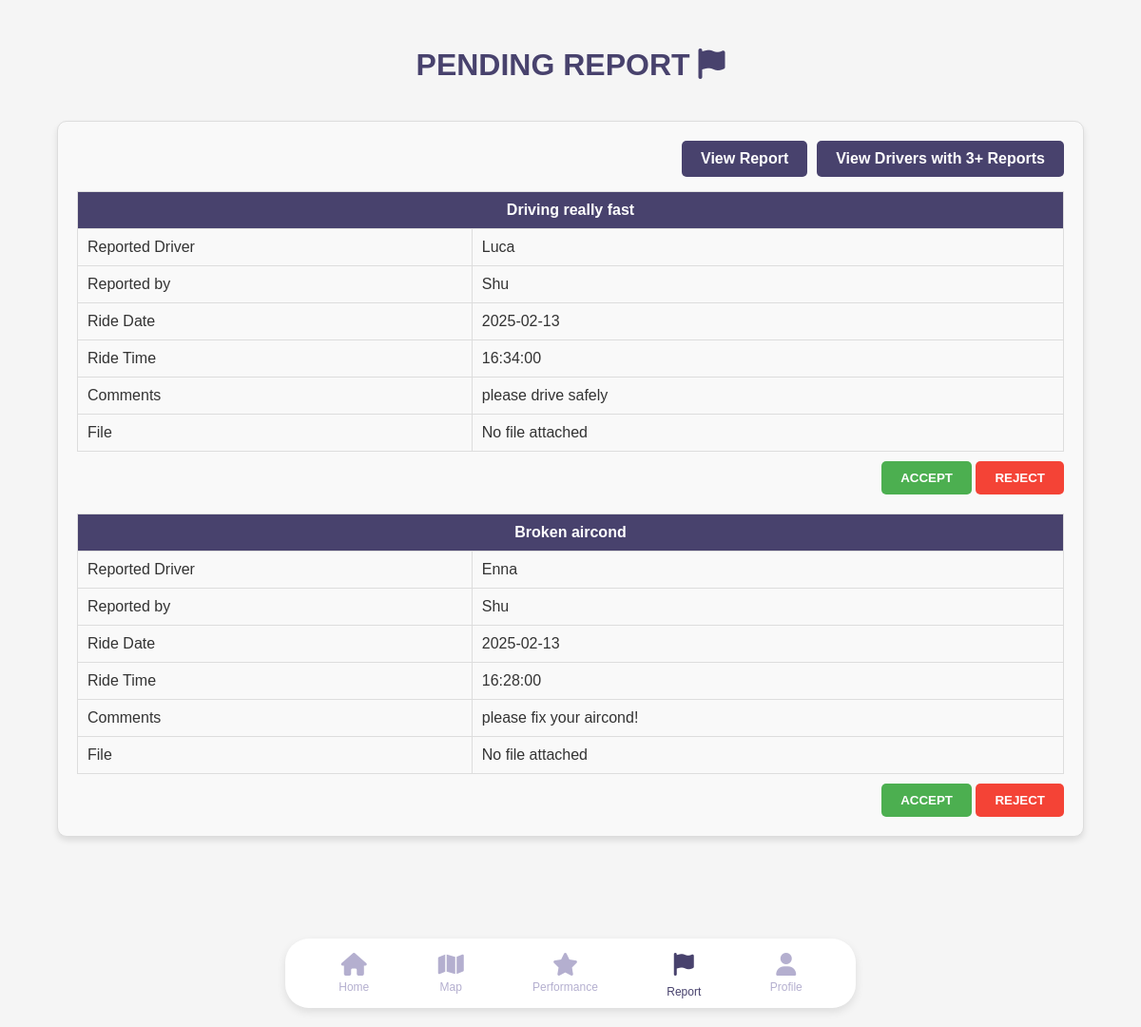
/Admin/report.php (signed in), run on the app's committed database.
### tables this page shows
CREATE TABLE `report` (
  `REPORT_ID` int(3) NOT NULL,
  `RIDE_DATE` date NOT NULL,
  `RIDE_TIME` time NOT NULL,
  `REPORT_SUBJECT` varchar(50) NOT NULL,
  `REPORT_COMMENT` varchar(255) NOT NULL,
  `REPORT_FILE` varchar(50) DEFAULT NULL,
  `REPORT_STATUS` varchar(20) NOT NULL,
  `REPORT_TIME` timestamp NOT NULL DEFAULT current_timestamp() ON UPDATE current_timestamp(),
  `PASSENGER_ID` int(3) NOT NULL,
  `DRIVER_ID` int(3) NOT NULL,
  `ADMIN_ID` int(3) DEFAULT NULL
);

CREATE TABLE `driver` (
  `DRIVER_ID` int(3) NOT NULL,
  `DRIVER_NAME` varchar(50) NOT NULL,
  `DRIVER_MATRICS` varchar(10) NOT NULL,
  `DRIVER_PHONE` varchar(13) NOT NULL,
  `DRIVER_CAR` varchar(50) NOT NULL,
  `DRIVER_EMAIL` varchar(50) NOT NULL,
  `DRIVER_PASSWORD` varchar(255) NOT NULL,
  `DRIVER_PROFILE` varchar(50) NOT NULL,
  `DRIVER_CURRENT` varchar(100) NOT NULL,
  `DRIVER_WARNING` int(1) NOT NULL,
  `DRIVER_STATUS` varchar(6) DEFAULT NULL
);

CREATE TABLE `passenger` (
  `PASSENGER_ID` int(3) NOT NULL,
  `PASSENGER_NAME` varchar(50) NOT NULL,
  `PASSENGER_PHONE` varchar(13) NOT NULL,
  `PASSENGER_EMAIL` varchar(50) NOT NULL,
  `PASSENGER_USERNAME` varchar(20) NOT NULL,
  `PASSENGER_PASSWORD` varchar(255) NOT NULL,
  `PASSENGER_PROFILE` varchar(50) NOT NULL
);

### Admin/report.php (the view, shortened to what this page needs)
<?php
include('../connect.php');
$reports = [];
$stmt = $conn->prepare("
    SELECT r.*, d.DRIVER_NAME, p.PASSENGER_NAME
    FROM report r
    JOIN driver d ON r.DRIVER_ID = d.DRIVER_ID
    JOIN passenger p ON r.PASSENGER_ID = p.PASSENGER_ID
    WHERE r.REPORT_STATUS = ''
    ORDER BY r.REPORT_ID DESC
");
$stmt->execute();
$result = $stmt->get_result();
while ($row = $result->fetch_assoc()) {
    $reports[] = $row;
}
?>
<!DOCTYPE html>
<html>
    <head>
        <link rel="stylesheet" href="styles.css">
    </head>
    <body id="body">
        <?php include('includes/navigation.php'); ?>
        <h1 id="title">PENDING REPORT <i class="fa fa-flag" aria-hidden="true"></i></h1>
        <section>
            <div class="ride-form">
                <a href="warning.php" class="view-report">View Drivers with 3+ Reports</a>
                <a href="view_report.php" class="view-report" style="margin-right: 10px">View Report</a>
                <?php if (count($reports) > 0): ?>
                    <?php foreach ($reports as $report): ?>
                        <table class="report-history">
                            <tr>
                                <th colspan="2"><?php echo htmlspecialchars($report['REPORT_SUBJECT']); ?></th>
                            </tr>
                            <tr>
                                <td>Reported Driver</td>
                                <td><?php echo htmlspecialchars($report['DRIVER_NAME'] ?? 'Unknown Driver'); ?></td>
                            </tr>
                            <tr>
                                <td>Reported by</td>
                                <td><?php echo htmlspecialchars($report['PASSENGER_NAME']); ?></td>
                            </tr>
                            <tr>
                                <td>Ride Date</td>
                                <td><?php echo htmlspecialchars($report['RIDE_DATE']); ?></td>
                            </tr>
                            <tr>
                                <td>Ride Time</td>
                                <td><?php echo htmlspecialchars($report['RIDE_TIME']); ?></td>
                            </tr>
                            <tr>
                                <td>Comments</td>
                                <td><?php echo htmlspecialchars($report['REPORT_COMMENT']); ?></td>
                            </tr>
                            <tr>
                                <td>File</td>
                                <td>
                                    <?php if (!empty($report['REPORT_FILE'])): ?>
                                        <a href="../Passenger/<?php echo htmlspecialchars($report['REPORT_FILE']); ?>" target="_blank">View File</a>
                                    <?php else: ?>
                                        No file attached
                                    <?php endif; ?>
                                </td>
                            </tr>
                        </table>
                        <div class="status">
                            <form class="report" action="status.php" method="post">
                                <button type="submit" class="accept" name="action" value="accept">ACCEPT</button>
                                <button type="submit" class="reject" name="action" value="reject">REJECT</button>
                            </form>
                        </div>
                    <?php endforeach; ?>
                <?php else: ?>
                    <br><p>No pending reports found.</p><br>
                <?php endif; ?>
            </div>
        </section>
    </body>
    <br><br><br><br><br>
    <br><br><br><br><br>
</html>

### Admin/styles.css (style rules this page uses)
body, h1, h2, h3, p, a, input, form, section, div, table, th, td { margin: 0; padding: 0; box-sizing: border-box; }
body { font-family: Arial, sans-serif; background-color: #FFF; color: #333; display: flex; flex-direction: column; min-height: 100vh; margin: 0; }
h1 { margin-top:50px }
#title { font-size: 2rem; color: #48426D; margin-bottom: 20px; text-align: center; }
form { background-color: #E8E6F0; border: 1px solid #C5C3D6; border-radius: 10px; padding: 20px; box-shadow: 0 4px 6px rgba(0, 0, 0, 0.1); }
.ride-form { width: 90%; margin: 20px auto; background-color: #F9F9F9; border: 1px solid #DDD; border-radius: 10px; padding: 20px; box-shadow: 0 4px 6px rgba(0, 0, 0, 0.1); }
.report-history { width: 100%; margin-top: 20px; border-collapse: collapse; }
.report-history th, .report-history td { padding: 10px; text-align: left; background-color: #F9F9F9; font-size: 1rem; border: 1px solid #DDD; }
.report-history th { background-color: #48426D; color: #FFF; font-weight: bold; text-align: center; }
.report-history td { width: 40%; }
.report-history td:last-child { width: 60%; }
.status { display: flex; justify-content: flex-end; gap: 10px; margin-top: 10px; }
form.report { all:unset; }
.status button { background: none; border: none; font-weight: bold; cursor: pointer; display: inline-flex; align-items: center; justify-content: center; padding: 10px 20px; color: white; border-radius: 5px; transition: background-color 0.3s ease; }
.status button.accept { background-color: #4CAF50; }
.status button.reject { background-color: #f44336; }
.view-report { float: right; margin-bottom: 15px; padding: 10px 20px; background-color: #48426D; color: #FFF; text-decoration: none; font-size: 1rem; font-weight: bold; border-radius: 5px; transition: background-color 0.3s ease; }

### Admin/includes/navigation.php (style rules this page uses)
body { margin: 0; font-family: Arial, sans-serif; background-color: #f5f5f5; }

### data on the page
report: REPORT_SUBJECT "Driving really fast", DRIVER_ID.DRIVER_NAME "Luca", PASSENGER_ID.PASSENGER_NAME "Shu", RIDE_DATE "2025-02-13", RIDE_TIME "16:34:00", REPORT_COMMENT "please drive safely", shows "No file attached"
report: REPORT_SUBJECT "Broken aircond", DRIVER_ID.DRIVER_NAME "Enna", PASSENGER_ID.PASSENGER_NAME "Shu", RIDE_DATE "2025-02-13", RIDE_TIME "16:28:00", REPORT_COMMENT "please fix your aircond!", shows "No file attached"
